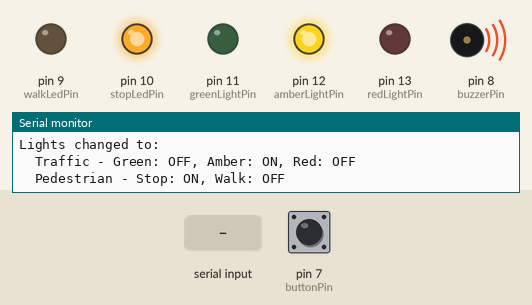
This sketch was run on a simulated Arduino Uno, built with avr-gcc and run on an emulated ATmega328P. Parts: output pins drawn as LEDs (lit = HIGH), buzzer (waves = sounding, pin HIGH), the last lines printed to the serial monitor. The inputs (shaded band) are chosen by the test bench; at power-on: pin 7 (buttonPin) HIGH.

Above: at 1.2 s.
1.3 s: "1" received over Serial
At 4.4 s:
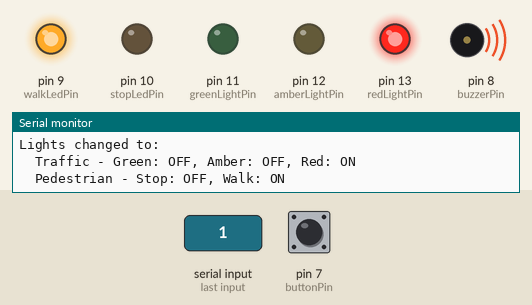
9.6 s: "0" received over Serial
At 10.1 s:
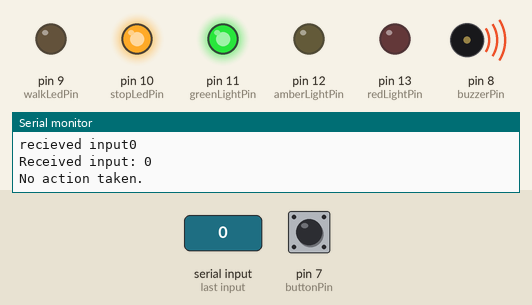
Timing chart, 0 to 12.6 s (numbered marks = the images above; inputs shaded):
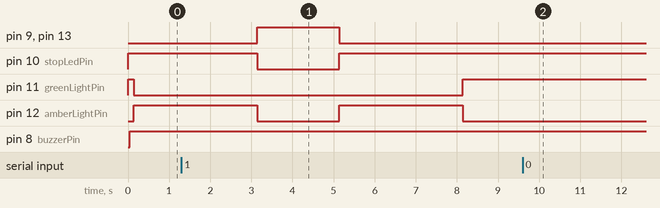

The sketch:

mainbranchcodeforarduinoelectiveprojectwhy.ino
```cpp
#include <SoftwareSerial.h>

// Pin definitions
const int redLightPin = 13;    // Red traffic light
const int amberLightPin = 12;  // Amber traffic light
const int greenLightPin = 11;  // Green traffic light
const int stopLedPin = 10;     // Stop LED for pedestrians (Red)
const int walkLedPin = 9;      // Walk LED for pedestrians (Green)
const int buzzerPin = 8;       // Buzzer
const int buttonPin = 7;       // Push button
const int softSerialTxPin = 3; // ESP01 Tx
const int softSerialRxPin = 2; // ESP01 Rx

// Create a software serial object for ESP01
SoftwareSerial esp01(softSerialRxPin, softSerialTxPin);

// Timing constants
const unsigned long greenLightDuration = 10000; // Duration for green traffic light (10 seconds)
const unsigned long amberLightDuration = 3000;  // Duration for amber traffic light (3 seconds)
const unsigned long redLightDuration = 2000;    // Duration for red traffic light (2 seconds)
const unsigned long buttonResponseTime = 1500;  // Shortened duration for red pedestrian light (1.5 seconds)

unsigned long buzzerStartTime;
bool buzzerActive = false;

// Debounce delay
const unsigned long debounceDelay = 50;  // Debounce delay in milliseconds
unsigned long lastButtonPress = 0;       // Time of the last button press

bool buttonPressedDuringGreen = false;  // Flag to track if button was pressed during green light for traffic
bool buttonPressed = false;             // Flag to track if button was pressed

bool sensorActive = false;              // Flag to track the sensor state
unsigned long sensorActivatedTime;      // Time when the sensor was activated

int iterationsWithoutButtonPress = 1;   // Counter for iterations without a button press
const int maxIterationsWithoutPress = 2;// Maximum allowed iterations without a button press

void transitionThroughPhases(bool resetCounter = false);

void setup() {
  pinMode(redLightPin, OUTPUT);
  pinMode(amberLightPin, OUTPUT);
  pinMode(greenLightPin, OUTPUT);
  pinMode(stopLedPin, OUTPUT);
  pinMode(walkLedPin, OUTPUT);
  pinMode(buzzerPin, OUTPUT);
  pinMode(buttonPin, INPUT_PULLUP);
  esp01.begin(9600);
  Serial.begin(9600); // Start serial communication at 9600 baud rate
}

void loop() {
  // Read and process sensor input
  if (Serial.available() > 0) {
    char incomingByte = Serial.read();
    Serial.print("recieved input");
    Serial.println(incomingByte);
    processSensorInput(incomingByte);
  }

  // Check for button press
  if (digitalRead(buttonPin) == HIGH && millis() - lastButtonPress > debounceDelay) {
    lastButtonPress = millis();
    if (!buttonPressedDuringGreen) {
      buttonPressedDuringGreen = true;
      activateBuzzer();
      iterationsWithoutButtonPress = 0;
      Serial.println("Pedestrian button pressed. Requesting crossing...");
      // Shorten the green light duration and start transition
      shortenGreenLight();
    }
  }

  // Normal operation or keeping the traffic light green
  if (iterationsWithoutButtonPress <= maxIterationsWithoutPress) {
    if (!buttonPressedDuringGreen) {
      // Normal traffic light sequence
      runLightSequence(greenLightDuration, HIGH, LOW, LOW, HIGH, LOW); // Green light
      transitionThroughPhases();
    }
  } else {
    // Keeping the traffic light green
    changeLights(HIGH, LOW, LOW, HIGH, LOW); // Green for traffic, Red for pedestrian
    if (buttonPressedDuringGreen) {
      transitionThroughPhases();
      buttonPressedDuringGreen = false;
    }
  }
}


void shortenGreenLight() {
  // Shorten the green light phase to an immediate transition
  runLightSequence(0, HIGH, LOW, LOW, HIGH, LOW); // Shortened green light
  transitionThroughPhases();
}

void transitionThroughPhases(bool resetCounter = false) {
  Serial.println("Transitioning through traffic light phases...");
  runLightSequence(amberLightDuration, LOW, HIGH, LOW, HIGH, LOW); // Amber light
  Serial.println("Traffic light at amber. Preparing for red phase...");
  runLightSequence(redLightDuration, LOW, LOW, HIGH, LOW, HIGH);   // Red light
  Serial.println("Traffic light at red. Pedestrians may cross.");
  runLightSequence(amberLightDuration, LOW, HIGH, LOW, HIGH, LOW); // Amber light
  Serial.println("Returning to green phase for traffic.");
  changeLights(HIGH, LOW, LOW, HIGH, LOW); // Green light for traffic, Red for pedestrian
  Serial.println("Traffic light phase transition complete.");

  if (resetCounter) {
    iterationsWithoutButtonPress = 0; // Reset the counter only if a button press initiated the transition
  }
}

bool runLightSequence(unsigned long duration, bool green, bool amber, bool red, bool stop, bool walk) {
  unsigned long startTime = millis();
  changeLights(green, amber, red, stop, walk);
  bool buttonPressedDuringThisSequence = false;

  while (millis() - startTime < duration) {
    if (green && digitalRead(buttonPin) == HIGH && !buttonPressed) {
      lastButtonPress = millis();
      buttonPressed = true;
      buttonPressedDuringGreen = true;
      activateBuzzer();
      return true;
    }
  }
  return buttonPressedDuringThisSequence;
}

void changeLights(bool green, bool amber, bool red, bool stop, bool walk) {
  digitalWrite(greenLightPin, green);
  digitalWrite(amberLightPin, amber);
  digitalWrite(redLightPin, red);
  digitalWrite(stopLedPin, stop);
  digitalWrite(walkLedPin, walk);

  Serial.println("Lights changed to:");
  Serial.print("  Traffic - Green: "); Serial.print(green ? "ON" : "OFF");
  Serial.print(", Amber: "); Serial.print(amber ? "ON" : "OFF");
  Serial.print(", Red: "); Serial.println(red ? "ON" : "OFF");
  Serial.print("  Pedestrian - Stop: "); Serial.print(stop ? "ON" : "OFF");
  Serial.print(", Walk: "); Serial.println(walk ? "ON" : "OFF");
}

void activateBuzzer() {
  buzzerActive = true;
  buzzerStartTime = millis();
  digitalWrite(buzzerPin, HIGH);
  Serial.println("Buzzer activated for pedestrian crossing request.");
}

void processSensorInput(char input) {
  if (input == '1') {
    sensorActive = true;
    sensorActivatedTime = millis();
    Serial.println("Sensor detected an object. Adjusting traffic lights accordingly...");
  } else {
    Serial.print("Received input: ");
    Serial.println(input);
    Serial.println("No action taken.");
  }
}
```
